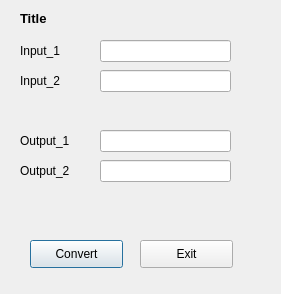
<?xml version="1.0" encoding="UTF-8"?>
<ui version="4.0">
 <class>dlg_float_float</class>
 <widget class="QDialog" name="dlg_float_float">
  <property name="geometry">
   <rect>
    <x>0</x>
    <y>0</y>
    <width>281</width>
    <height>294</height>
   </rect>
  </property>
  <property name="windowTitle">
   <string>Convert</string>
  </property>
  <widget class="QLineEdit" name="lineEditInput_1">
   <property name="geometry">
    <rect>
     <x>100</x>
     <y>40</y>
     <width>131</width>
     <height>22</height>
    </rect>
   </property>
  </widget>
  <widget class="QLabel" name="TitleText">
   <property name="geometry">
    <rect>
     <x>20</x>
     <y>10</y>
     <width>181</width>
     <height>16</height>
    </rect>
   </property>
   <property name="font">
    <font>
     <pointsize>10</pointsize>
     <weight>75</weight>
     <bold>true</bold>
    </font>
   </property>
   <property name="text">
    <string>Title</string>
   </property>
  </widget>
  <widget class="QLabel" name="TextInput_2">
   <property name="geometry">
    <rect>
     <x>20</x>
     <y>70</y>
     <width>71</width>
     <height>21</height>
    </rect>
   </property>
   <property name="text">
    <string>Input_2</string>
   </property>
  </widget>
  <widget class="QPushButton" name="pb_convert">
   <property name="geometry">
    <rect>
     <x>30</x>
     <y>240</y>
     <width>93</width>
     <height>28</height>
    </rect>
   </property>
   <property name="text">
    <string>Convert</string>
   </property>
  </widget>
  <widget class="QLineEdit" name="lineEditInput_2">
   <property name="geometry">
    <rect>
     <x>100</x>
     <y>70</y>
     <width>131</width>
     <height>22</height>
    </rect>
   </property>
  </widget>
  <widget class="QLabel" name="TextInput_1">
   <property name="geometry">
    <rect>
     <x>20</x>
     <y>40</y>
     <width>71</width>
     <height>21</height>
    </rect>
   </property>
   <property name="text">
    <string>Input_1</string>
   </property>
  </widget>
  <widget class="QLineEdit" name="lineEditOutput_1">
   <property name="geometry">
    <rect>
     <x>100</x>
     <y>130</y>
     <width>131</width>
     <height>22</height>
    </rect>
   </property>
   <property name="text">
    <string/>
   </property>
   <property name="readOnly">
    <bool>true</bool>
   </property>
  </widget>
  <widget class="QLineEdit" name="lineEditOutput_2">
   <property name="geometry">
    <rect>
     <x>100</x>
     <y>160</y>
     <width>131</width>
     <height>22</height>
    </rect>
   </property>
   <property name="text">
    <string/>
   </property>
   <property name="readOnly">
    <bool>true</bool>
   </property>
  </widget>
  <widget class="QLabel" name="TextOutput_2">
   <property name="geometry">
    <rect>
     <x>20</x>
     <y>160</y>
     <width>71</width>
     <height>21</height>
    </rect>
   </property>
   <property name="text">
    <string>Output_2</string>
   </property>
  </widget>
  <widget class="QLabel" name="TextOutput_1">
   <property name="geometry">
    <rect>
     <x>20</x>
     <y>130</y>
     <width>71</width>
     <height>21</height>
    </rect>
   </property>
   <property name="text">
    <string>Output_1</string>
   </property>
  </widget>
  <widget class="QPushButton" name="pb_exit">
   <property name="geometry">
    <rect>
     <x>140</x>
     <y>240</y>
     <width>93</width>
     <height>28</height>
    </rect>
   </property>
   <property name="text">
    <string>Exit</string>
   </property>
  </widget>
 </widget>
 <tabstops>
  <tabstop>lineEditInput_1</tabstop>
  <tabstop>lineEditInput_2</tabstop>
  <tabstop>pb_convert</tabstop>
  <tabstop>pb_exit</tabstop>
  <tabstop>lineEditOutput_1</tabstop>
  <tabstop>lineEditOutput_2</tabstop>
 </tabstops>
 <resources/>
 <connections/>
</ui>
